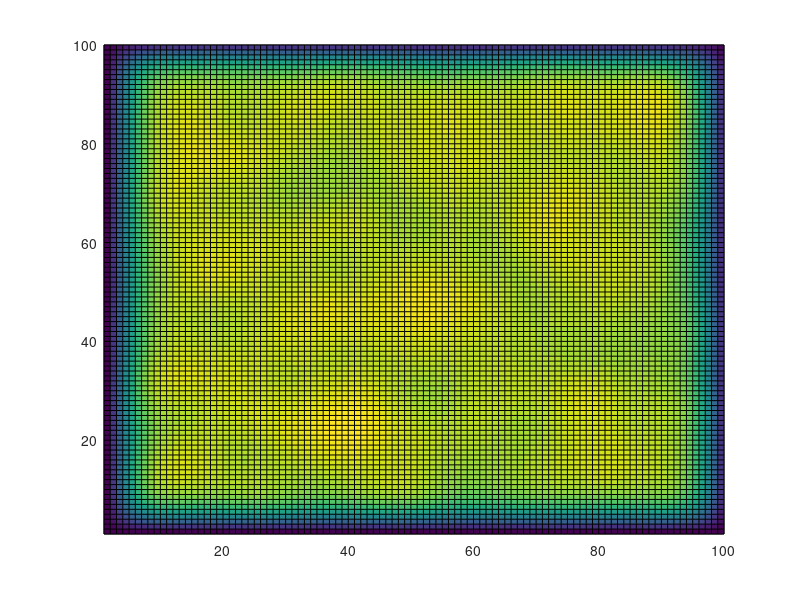

Source code (MATLAB):
A = rand(100);
B = zeros(100);
for iterator = 1:50
  for i = 2:size(A,1)-1
    for j = 2:size(A,2)-1
      B(i,j) = A(i,j) + 0.2*(A(i+1,j) + A(i-1,j) + A(i,j+1) + A(i,j-1) - 4*A(i,j));
    end;
  end;
  A = B;
  pcolor(A)
end;